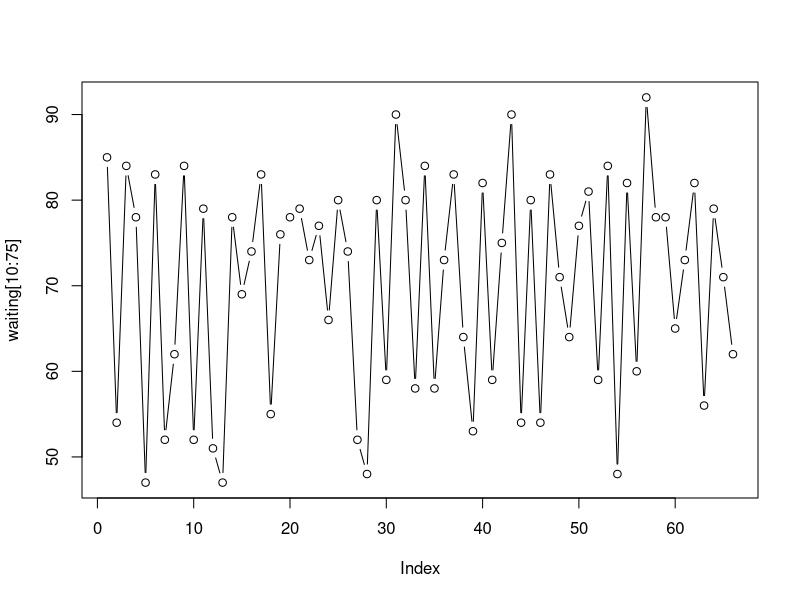
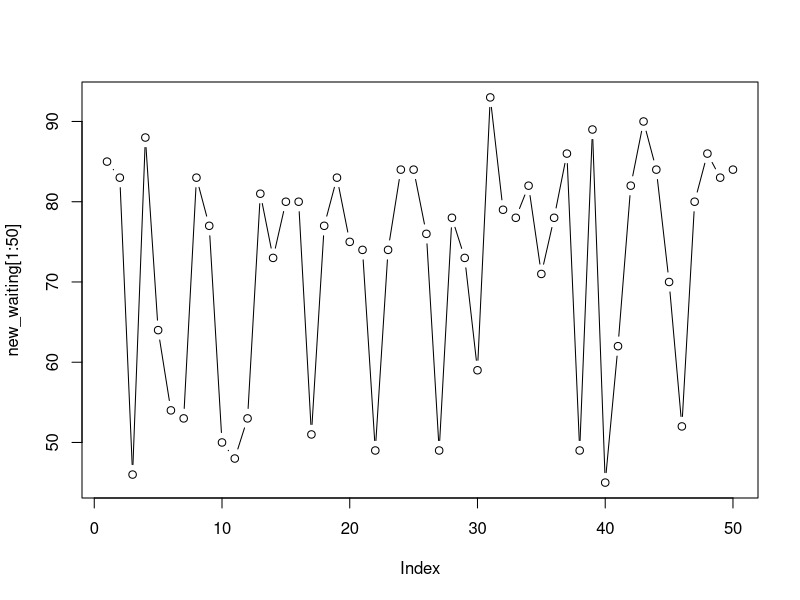
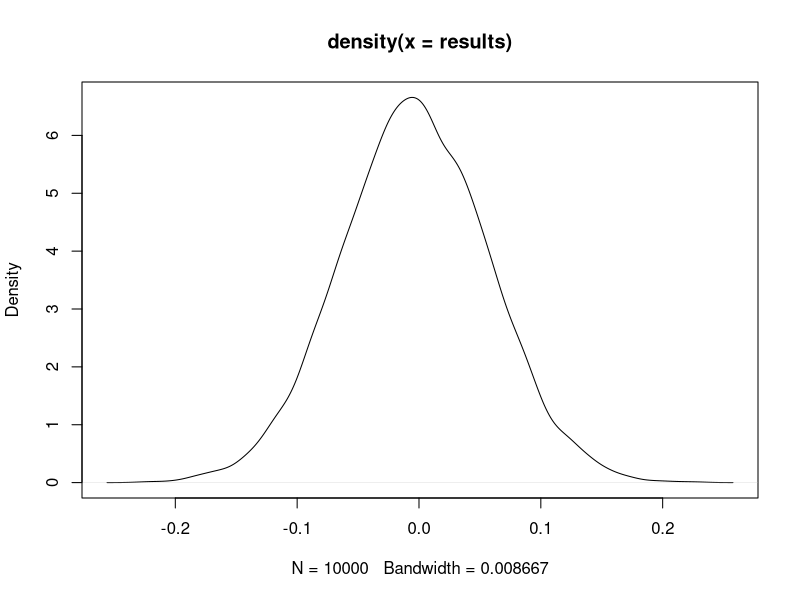
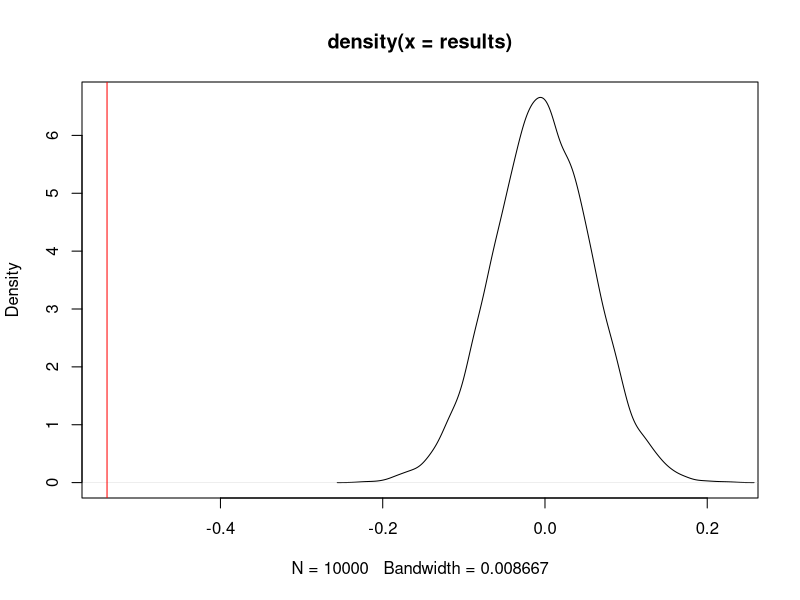

Here is the R script that generated these plots, in order:
## ---- chunk 1
knitr::opts_chunk$set(cache = TRUE)
## ---- chunk 2
waiting <- faithful$waiting
## ---- chunk 3
waiting <- faithful$waiting
plot(waiting[10:75], type = "b")
## ---- chunk 4
data.frame(waiting[-length(waiting)], waiting[-1])

waiting[-1]
waiting[-length(waiting)]
## ---- chunk 5
(observed_cor <- cor(waiting[-length(waiting)], waiting[-1]))
## ---- chunk 6
new_waiting <- sample(waiting)
cor(new_waiting[-length(new_waiting)], new_waiting[-1])

plot(new_waiting[1:50], type = "b")
## ---- chunk 7
n_permutations <- 10000
results <- replicate(n_permutations, {
  new_waiting <- sample(waiting)
  cor(new_waiting[-length(new_waiting)], new_waiting[-1])
})

head(results)
## ---- chunk 8
plot(density(results))
## ---- chunk 9
plot(density(results), xlim = c(observed_cor, max(results)))
abline(v = observed_cor, col = "red")
## ---- chunk 10
(p_value <- mean(abs(results) >= abs(observed_cor)))
## ---- chunk 11
ci <- p_value + c(-1, 1) * qnorm(.975) * sqrt(p_value * (1 - p_value) / n_permutations)
c(lower = ci[1],
  p_value = p_value,
  upper = ci[2])
